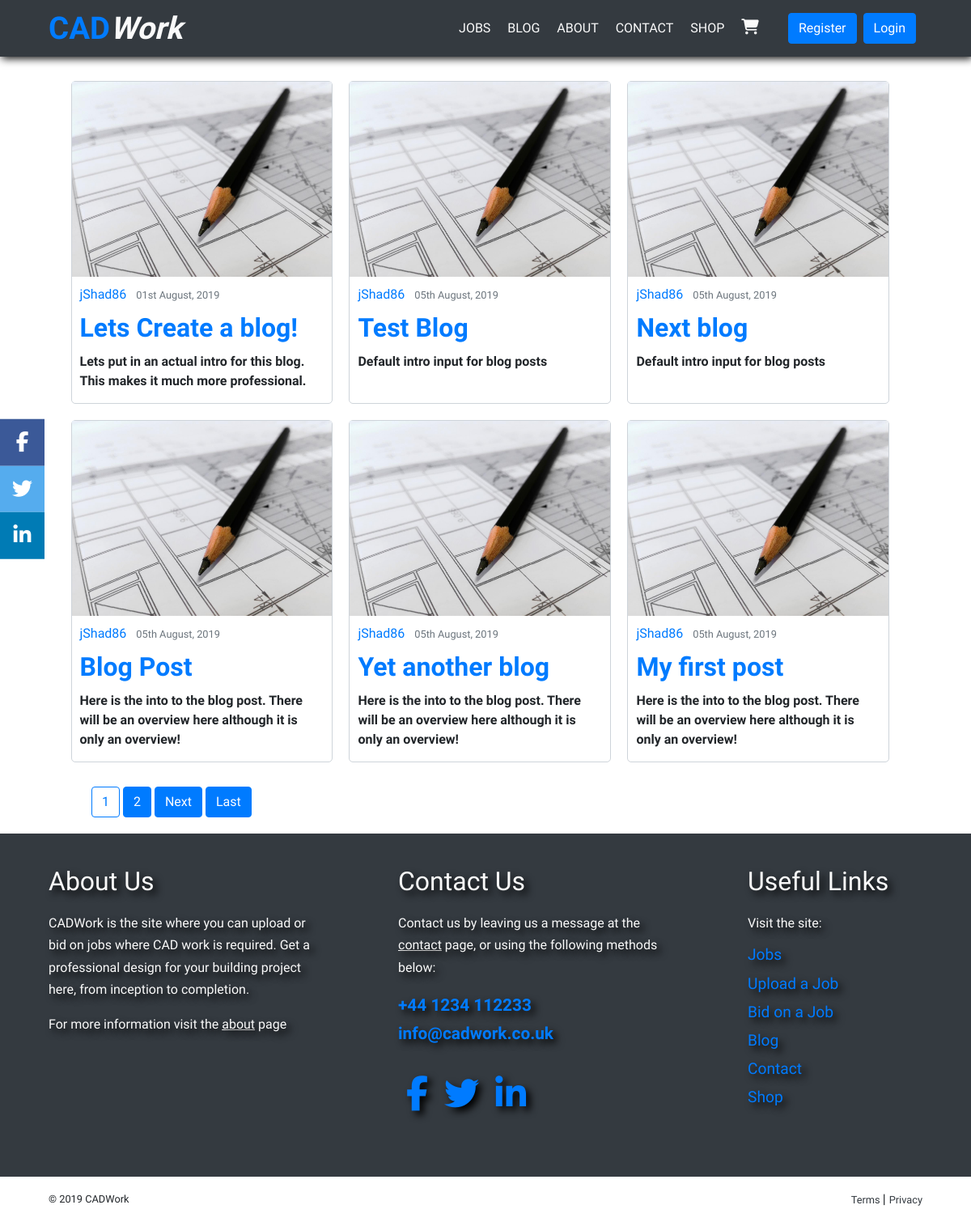
The page /blog/ on the database as committed earlier.
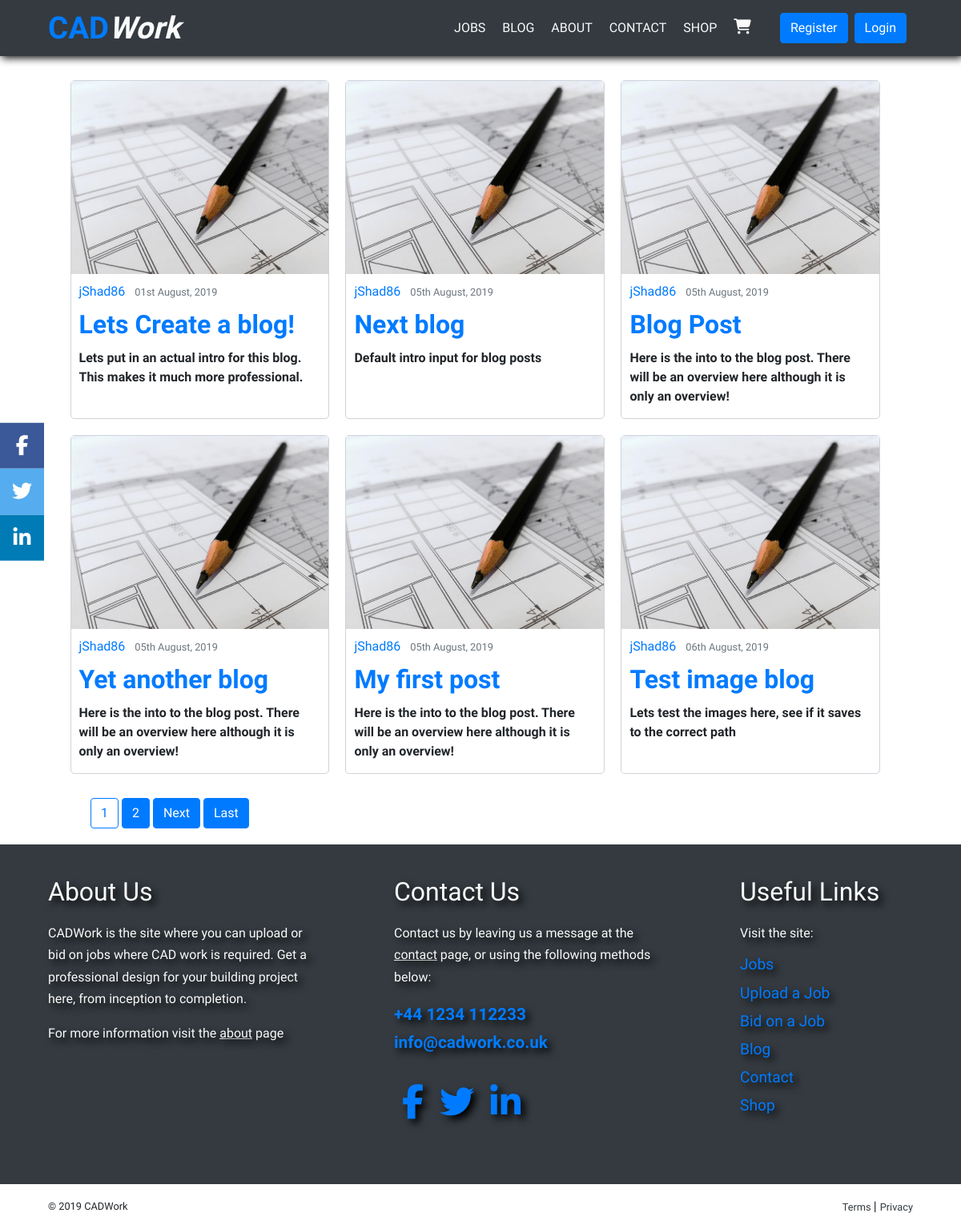
The same page on the database as committed later.
### blog/models.py (models this page shows, shortened)
class Post(models.Model):
	title = models.CharField(max_length=100)
	intro = models.CharField(max_length=250)
	content = models.TextField()
	blog_image = models.ImageField(default='blog-default.jpg', upload_to='blog_images')
	date_posted = models.DateTimeField(default=timezone.now)
	author = models.ForeignKey(User, on_delete=models.CASCADE)

### blog/views.py (the view)
# urls.py: path('', PostListView.as_view(), name='blog-home'),
class PostListView(ListView):
	model = Post
	template_name = 'blog/home.html'
	context_object_name = 'posts'
	order = ['-date_posted']
	paginate_by = 6

### blog/templates/blog/home.html (shortened to what this page needs)
{% extends 'base.html' %}
{% block content %}
<div class="blog-home-container">
    <div class="blog-card-container">
        {% for post in posts %}
            <article class="blog-article">
                <img class="article-image" src="{{ post.blog_image.url }}">
                <div class="media-body">
                    <div class="article-metadata">
                        <a class="mr-2" href="{% url 'user-posts' post.author.username %}">{{ post.author }}</a>
                        <small class="text-muted">{{ post.date_posted|date:"dS F, Y" }}</small>
                    </div>
                    <h2 class="blog-home-title"><a href="{% url 'post-detail' post.id %}">{{ post.title }}</a></h2>
                    <p class="article-card-intro">{{ post.intro }}</p>
                </div>
            </article>
        {% endfor %}
    </div>
    {% if is_paginated %}
        <div class="paginate-buttons ml-3">
            {% for num in page_obj.paginator.page_range %}
                {% if page_obj.number == num %}
                    <a class="btn btn-outline-primary" href="?page={{ num }}">{{ num }}</a>
                {% elif num > page_obj.number|add:'-2' and num < page_obj.number|add:'2' %}
                    <a class="btn btn-primary" href="?page={{ num }}">{{ num }}</a>
                {% endif %}
            {% endfor %}
            {% if page_obj.has_next %}
                <a class="btn btn-primary" href="?page={{ page_obj.next_page_number }}">Next</a>
                <a class="btn btn-primary" href="?page={{ page_obj.paginator.num_pages }}">Last</a>
            {% endif %}
        </div>
    {% endif %}
</div>
{% endblock content %}

Rows that differ between the two databases and show on the page:
removed Post: blog_image (placeholder picture), author "jShad86", date_posted "05th August, 2019", title "Test Blog", intro "Default intro input for blog posts"
now on this page (row unchanged): Post: blog_image (placeholder picture), author "jShad86", date_posted "06th August, 2019", title "Test image blog", intro "Lets test the images here, see if it saves to the correct path"
